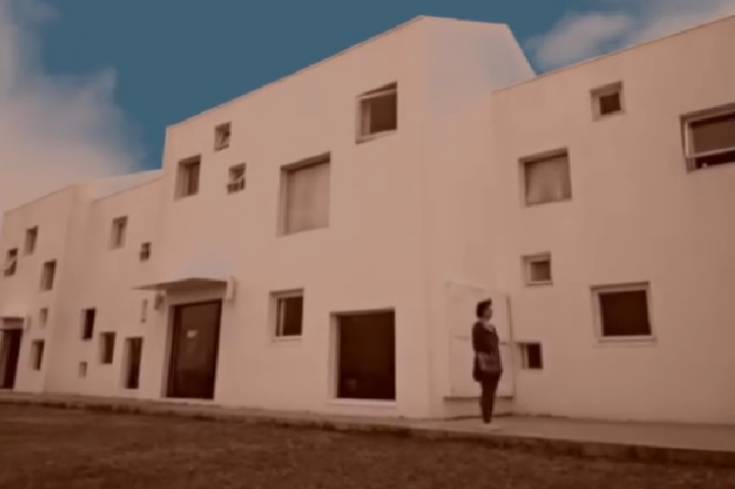
#> input picture SCNU实验要求与代码/Experiment2/input_rgb_image.jpg, 735 x 489 px
$ python 4.py
#> lines starting #> are read from the running program, lines starting #| are printed output that depends on the picture
import cv2
import numpy as np

image = cv2.imread("input_rgb_image.jpg")
#> image is the input picture: shape (489, 735, 3); mean B, G, R 98.3, 110.7, 138.8

mean = 0
stddev = 0.64


noise = np.random.normal(mean, stddev, image.shape).astype(np.uint8)#创建高斯噪声
noisy_image = cv2.add(noise, image)#将原图和噪声矩阵相加
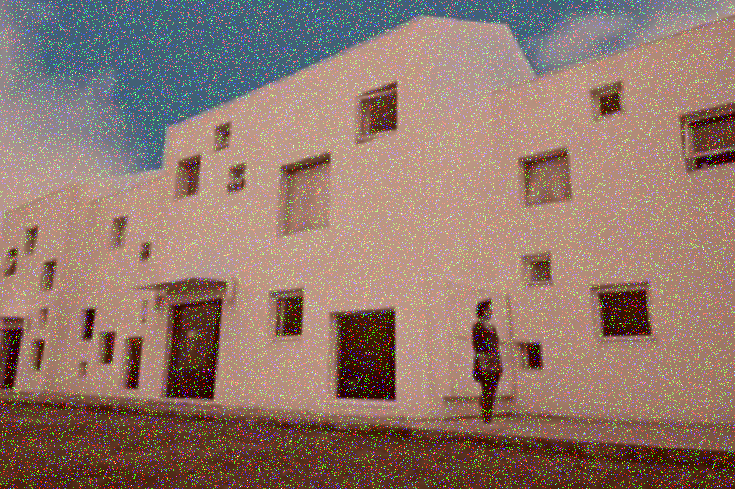
#> noisy_image: shape (489, 735, 3); mean B, G, R 107.7, 119.3, 145.7
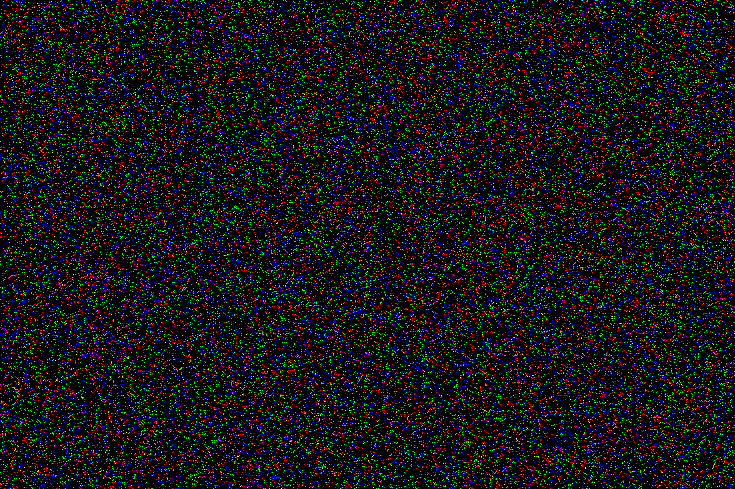
#> noise: shape (489, 735, 3); mean B, G, R 15.2, 15.1, 15


cv2.imshow("noisy_image", noisy_image)
cv2.imshow("denoised_image_with_GaussianBlur", cv2.GaussianBlur(noisy_image, (5,5), 0))#使用高斯滤波去噪
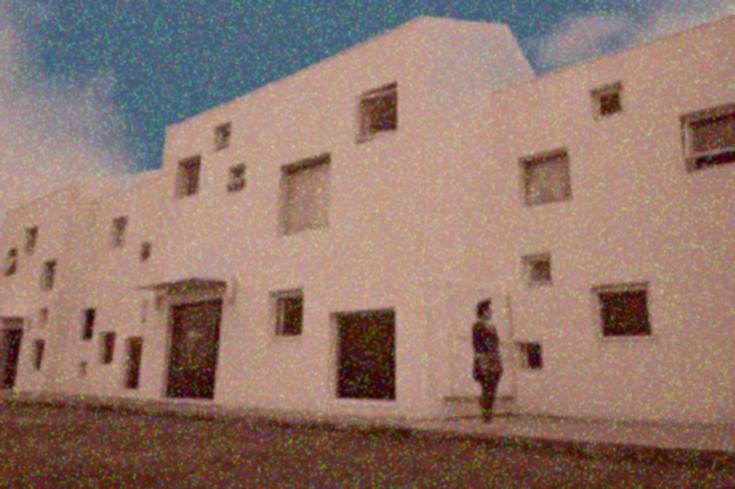
#> window 'denoised_image_with_GaussianBl': shape (489, 735, 3); mean B, G, R 107.7, 119.3, 145.7
cv2.imshow("denoised_image_with_MedianBlur", cv2.medianBlur(noisy_image, 5))#使用中值滤波，5表示卷积核大小
cv2.imshow("denoised_image_with_bilateralFilter",cv2.bilateralFilter(noisy_image, 9, 75, 75))#使用双边滤波去噪。其中9表示卷积核的直径，75表示颜色空间标准差和坐标空间标准差
cv2.waitKey(0)#注意K大写
cv2.destroyAllWindows()
